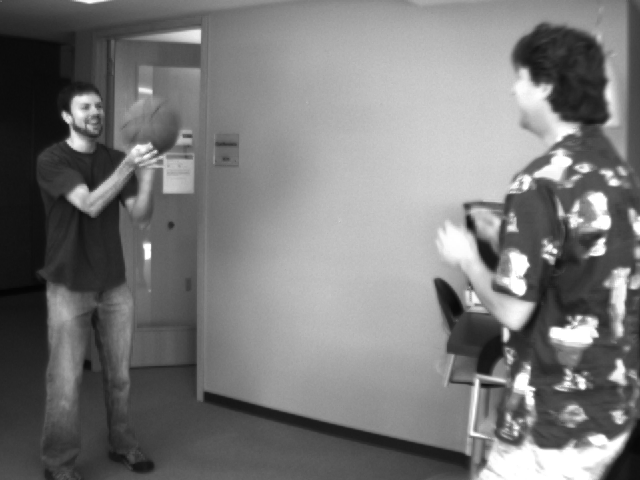
#> input picture PA2/outputs/basketball1.png, 640 x 480 px
$ jupyter execute optical_flow_1.ipynb
#> lines starting #> are read from the running program, lines starting #| are printed output that depends on the picture
# COMPUTER VISION - PA2

# Name: Rohan Vardhan
# PID: 4177660

[cell 1]
#!/usr/bin/env python3
# -*- coding: utf-8 -*-

[cell 2]
#############################################################
##                                                         ##
##     PROBLEM 1: LUCAS-KANADE OPTICAL FLOW ESTIMATION     ##
##                                                         ##
#############################################################

[cell 3]
from __future__ import division
from multiprocessing import Queue
from imaplib import _Authenticator
from sys import  argv
from PIL import Image
from PIL import ImageChops as ic
#from pylab import *
import matplotlib.pyplot as plt
import numpy as np
from  scipy.ndimage import filters
from scipy import misc
from scipy import  signal
import math
from numpy.linalg import inv
import copy as cp
from numpy.linalg import inv
from scipy import interpolate
import cv2

Below program will compute Optical flow in pair of image pairs as below steps:<br\>

1) we compute harris corners of one image uisnsg goodfeatures to track.It will give the list of harris corners.<br\>
2) we compute gradient of image and dt using temporal difference between 2 images. <br\>
3) we run a 5x5 window around each harris corner and compute  sum of fx*fx   fy*fy  and fxfy ,fxft and fyft values in each of the window and we get A = [[fx*fx;fxfy][fy*fx;fyfy]] and B = [fxft fyft]transpose and perform (inv(A))*(-B) on each pixel and we get [u v]transpose. <br\>
4)we plot [u v] on the both image pairs using plt.arrow funtion. <br\>

params selection  for  corner detection like no of corners , threshold value and mindistance between corners and size of filter block that is passed in computing corners

[cell 4]
feature_params = dict( maxCorners = 500,qualityLevel = 0.02,minDistance = 7,blockSize = 7)

[cell 5]
def calcLK(Image2,A,B,halfwindow,alpha=0.001):
    """
    below funtion will compuete optical flow of the image and return the flow vector
    """

    B_original = np.zeros(B.shape)
    B_original[:] = B

    #u,v matrixes for storing flow
    u = np.zeros((A.shape[0],A.shape[1]),dtype=np.float32)
    v = np.zeros((A.shape[0],A.shape[1]),dtype=np.float32)


    #Lucas Kanade step will be perfomed for 5 iterations and flow of ach iteration is added to the original flow
    for iter in range(0,5):


        Apad = np.zeros((A.shape[0]+2*halfwindow,A.shape[1]+2*halfwindow),dtype = np.float32)
        Bpad = np.zeros((B.shape[0]+2*halfwindow,B.shape[1]+2*halfwindow),dtype = np.float32)


        Ix = np.zeros((B.shape[0]+2*halfwindow,B.shape[1]+2*halfwindow))
        Iy = np.zeros((B.shape[0]+2*halfwindow,B.shape[1]+2*halfwindow))
        It = np.zeros((B.shape[0]+2*halfwindow,B.shape[1]+2*halfwindow))

        #if for second iteration we adjust the image based on intial flow vectors
        if iter >0:
            B[:] = cv2.remap(B_original,u,v,cv2.INTER_CUBIC)

        #both images are padded
        Apad[:] = np.pad(A,halfwindow,mode='reflect')
        Bpad[:] = np.pad(B,halfwindow,mode='reflect')


        # kernelx = np.array([[-1.0,1.0],[-1.0,1.0]] ,np.float32) # kernel should be floating point type.
        # kernely = np.array([[-1.0,-1.0],[1.0,1.0]])
        k1 = np.array([[1.0,1.0],[1.0,1.0]])
        k2 = np.array([[-1.0,-1.0],[-1.0,-1.0]])

        #Ix,Iy = np.gradient(Bpad)

        #computes the gradient of both images and add it to to get Ix and Iy
        Dx1,Dy1 = np.gradient(Bpad)
        Dx2,Dy2 = np.gradient(Apad)

        Ix = Dx1+Dx2

        Iy = Dy1+Dy2

        # Ix = signal.convolve2d(Bpad,kernelx,mode='valid')
        # Iy = signal.convolve2d(Bpad,kernely,mode='valid')
        temp1 = signal.convolve2d(Bpad,k1,mode='same')
        temp2 = signal.convolve2d(Apad,k2,mode='same')


        #compuetes temoral diff between 2 images
        It[:] =  np.subtract(Bpad,Apad)
        It[It<0] = 0


        us = np.zeros((Apad.shape[0],Apad.shape[1]))
        vs = np.zeros((Apad.shape[0],Apad.shape[1]))

        # get harris corner points using goodfeaturestotrack
        p0 = cv2.goodFeaturesToTrack(Apad, mask = None, **feature_params)
        #print (len(p0))


        #for each harris corner point we compuete flow around 3*3 matrix

        for pt in range(0,len(p0)) :
        #for i in range(halfwindow,Apad.shape[0]-halfwindow):
            #for j  in range(halfwindow,Bpad.shape[1]-halfwindow):
                i = p0[pt][0][1].astype(int)
                j = p0[pt][0][0].astype(int)
                A1 = np.zeros((2,2))
                B1 = np.zeros((2,))

                ix = Ix[i-halfwindow:i+halfwindow+1, j-halfwindow:j+halfwindow+1]
                iy = Iy[i-halfwindow:i+halfwindow+1, j-halfwindow:j+halfwindow+1]
                it = It[i-halfwindow:i+halfwindow+1, j-halfwindow:j+halfwindow+1]

                A1[0][0] = alpha+np.sum(np.multiply(ix,ix))
                A1[0][1] = alpha+np.sum(np.multiply(ix,iy))
                A1[1][0] = alpha+np.sum(np.multiply(ix,iy))
                A1[1][1] = alpha+np.sum(np.multiply(iy,iy))
                B1[0] = np.sum(np.multiply(ix,it))
                B1[1] = np.sum(np.multiply(iy,it))

                C = np.dot(np.linalg.pinv(A1),-B1)

                #pine

                us[i][j] = C[0]
                vs[i][j] = C[1]

        #store the flow after iteration to u and v
        u[:] = u+us[halfwindow:Apad.shape[0]-halfwindow,halfwindow:Apad.shape[1]-halfwindow]
        v[:] = v+vs[halfwindow:Apad.shape[0]-halfwindow,halfwindow:Apad.shape[1]-halfwindow]


    uv = []
    uv.append(u)
    uv.append(v)
    return uv

[cell 6]
imList1 = ['basketball1.png','grove1.png']
imList2 = ['basketball2.png','grove2.png']
windowsize = 5
halfwindow  = int(windowsize/2)

[cell 7]
#lucas kanade step will be performed for each of image pairs

for im_iter in range(len(imList1)):

    I1 = Image.open(imList1[im_iter]).convert('L')
#> I1 is the input picture: PIL image 640x480 L; min 4, max 255, mean 120.3
    I2 = Image.open(imList2[im_iter]).convert('L')
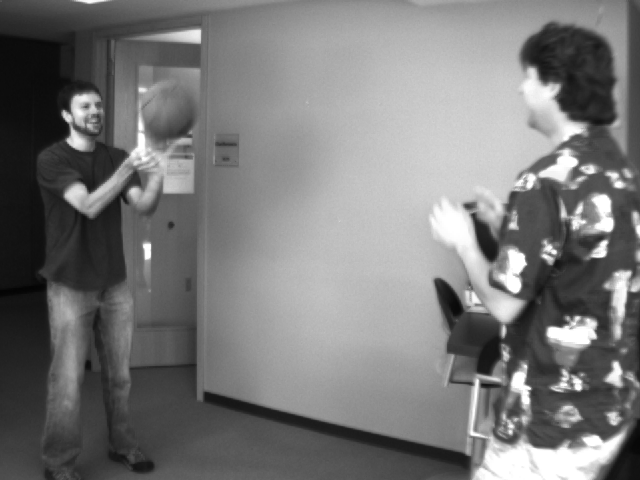
#> input picture PA2/outputs/basketball2.png, 640 x 480 px
#> I2 is the input picture: PIL image 640x480 L; min 4, max 255, mean 119.9

    A = np.array(I1)
    B = np.array(I2)

    #compute pyramid for image A and image B
    res = calcLK(I2,A,B,halfwindow)
#> the loop in calcLK, `for iter in range(0,5):  ` made 5 passes
#> pass 1, in calcLK, `Dx1,Dy1 = np.gradient(Bpad)`:
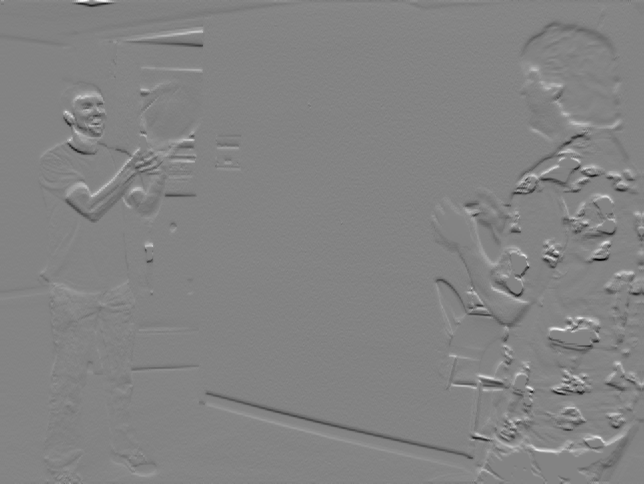
#> Dx1: shape (484, 644) float32; min -88.5, max 83, mean 0; drawn with min black and max white
#> pass 1, in calcLK, `Dx1,Dy1 = np.gradient(Bpad)`:
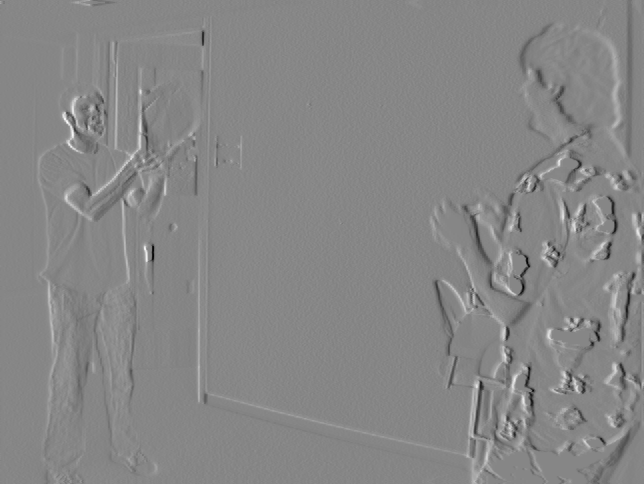
#> Dy1: shape (484, 644) float32; min -76, max 68, mean 0.1; drawn with min black and max white
#> pass 1, in calcLK, `Dx2,Dy2 = np.gradient(Apad)`:
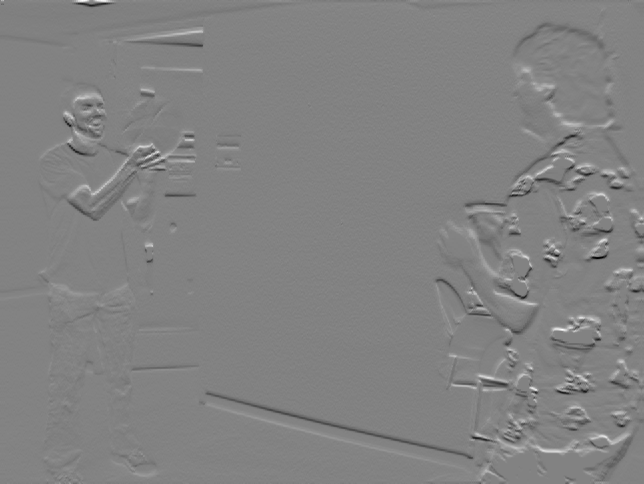
#> Dx2: shape (484, 644) float32; min -87.5, max 83.5, mean 0; drawn with min black and max white
#> pass 1, in calcLK, `Dx2,Dy2 = np.gradient(Apad)`:
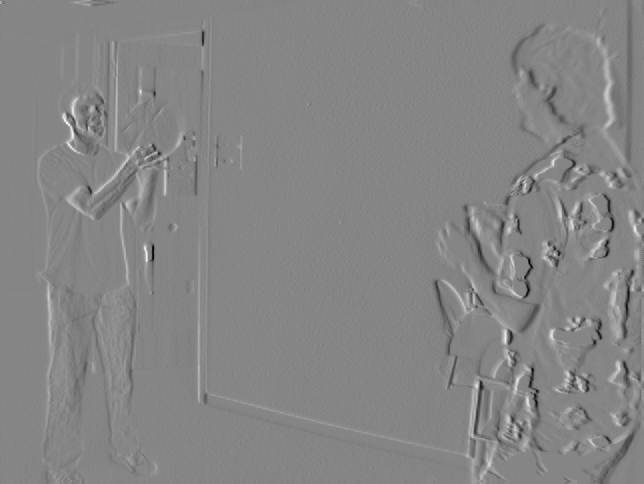
#> Dy2: shape (484, 644) float32; min -76, max 69.5, mean 0.1; drawn with min black and max white
#> after the loop in calcLK, `for iter in range(0,5):`:
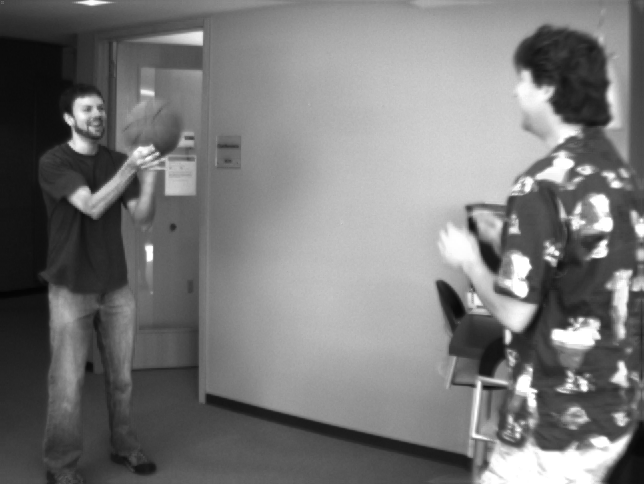
#> Apad: shape (484, 644) float32; min 4, max 255, mean 119.9
#> after the loop in calcLK, `for iter in range(0,5):`:
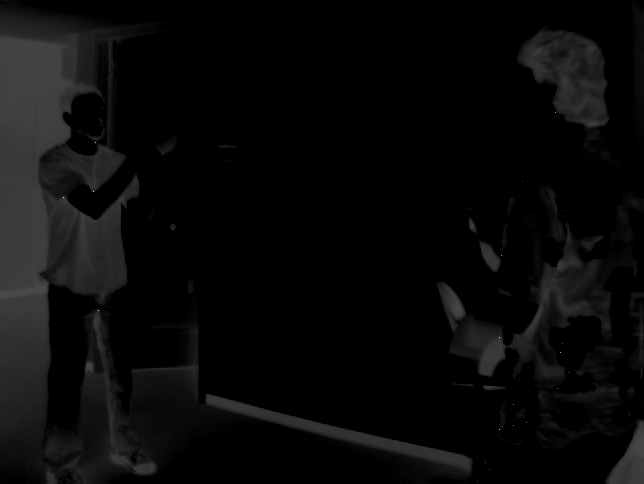
#> It: shape (484, 644) float64; min 0, max 222, mean 9.3
#> res = 2 items

    u = np.zeros((A.shape[0],A.shape[1]))
    v = np.zeros((A.shape[0],A.shape[1]))
    u[:] = res[0]
    v[:] = res[1]

    spacing  = 10

    print("A shape is: ",A.shape)
#| A shape is:  (480, 640)
    print("U shape is: ",u.shape)
#| U shape is:  (480, 640)
    print("V shape is: ",v.shape)
#| V shape is:  (480, 640)

    Y, X = np.mgrid[0:A.shape[0], 0:A.shape[1]]

    plt.figure(im_iter*2+0)
    plt.imshow(I1)
    plt.gray()

    #plotting optical flow in image 1
    for i in range(0,u.shape[0]):
        for j in range(0,u.shape[1]):
            if(u[i][j]!=0.0 or v[i][j]!=0.0):
                plt.arrow(j,i,u[i][j],v[i][j],color = 'red',head_width = 6,head_length = 7)
#> pass 2 of the loop `for im_iter in range(len(imList1)):`:
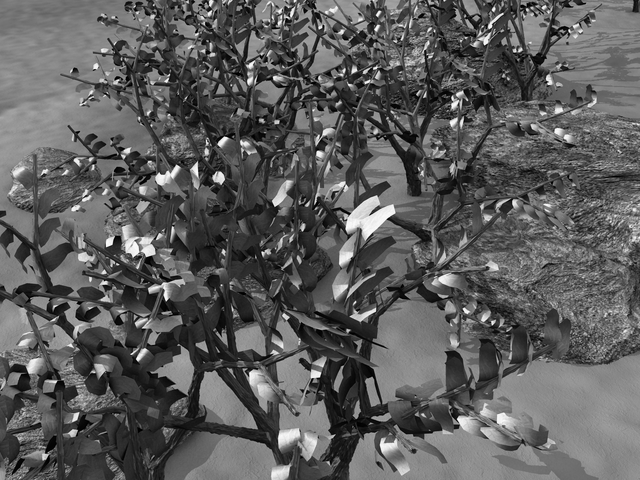
#> input picture PA2/outputs/grove1.png, 640 x 480 px
#> I1 is the input picture: PIL image 640x480 L; min 0, max 253, mean 92.3
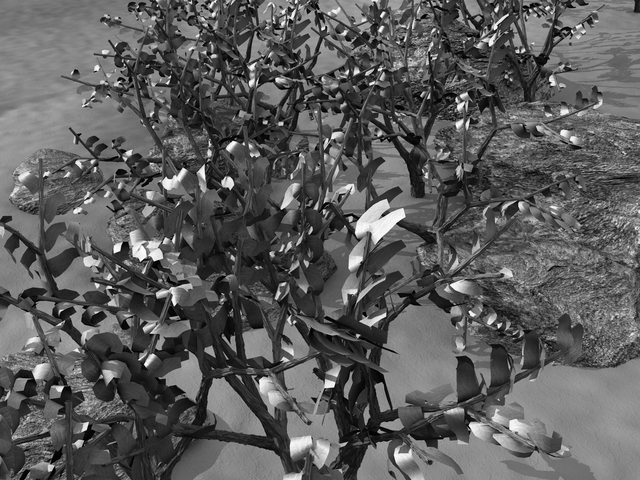
#> input picture PA2/outputs/grove2.png, 640 x 480 px
#> I2 is the input picture: PIL image 640x480 L; min 0, max 253, mean 92
#> after the loop in calcLK (call 2), `for iter in range(0,5):`:
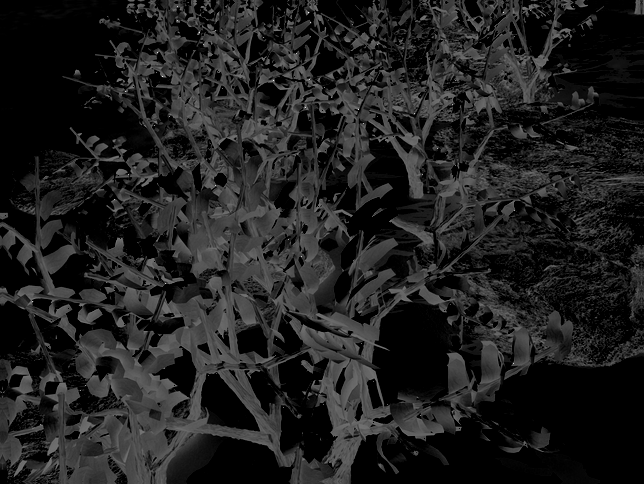
#> It: shape (484, 644) float64; min 0, max 253, mean 31.9
#| A shape is:  (480, 640)
#| U shape is:  (480, 640)
#| V shape is:  (480, 640)


plt.show()
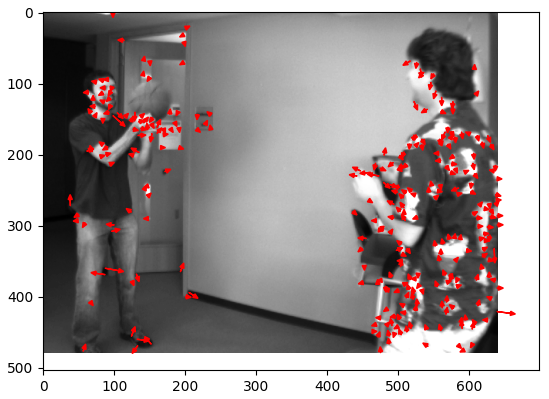
#> figure drawn by matplotlib, 1 panel
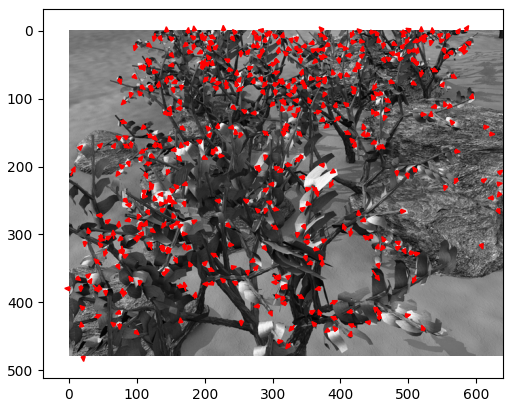
#> figure drawn by matplotlib, 1 panel
